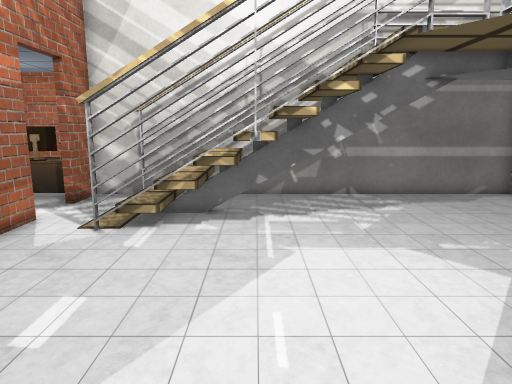
View 1 (above)

15 first-person views from a walk through a Unity game level. The camera is 1.4 m above the floor, tilts 10° down and sees 70° across. Doors are open. The floor is counted in squares, 0.5 m on a side. Each view is taken from the middle of a square. On the plan, view 1 faces up. The plan holds only what a view shows up to about 20 squares ahead; the rest is blank. The place goes on beyond the plan. The player is left out. Some animated figures are not drawn. Some surface patterns are stand-ins.

View 2
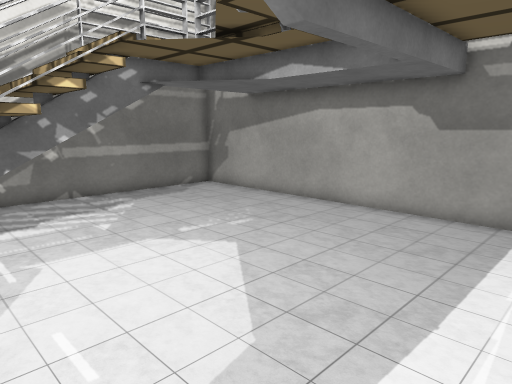

View 3
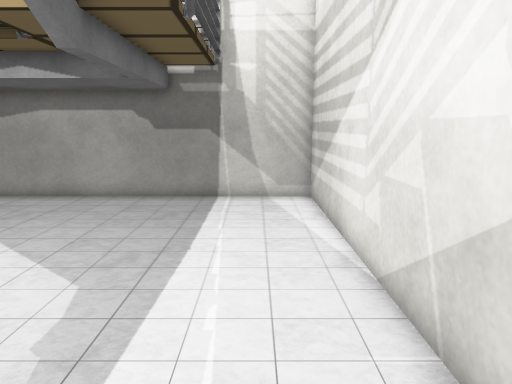

View 4
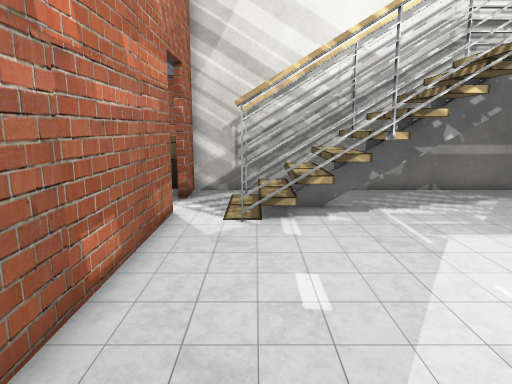

View 5
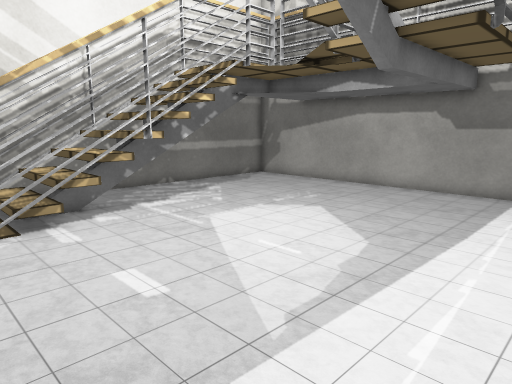

View 6
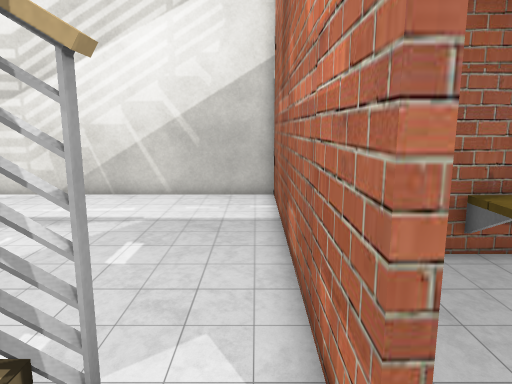

View 7
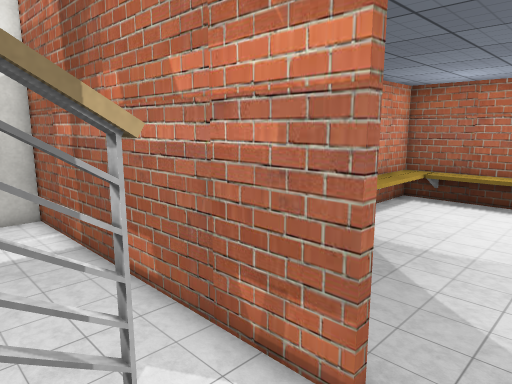

View 8
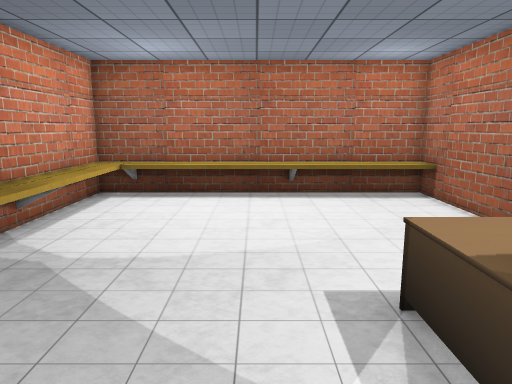

View 9
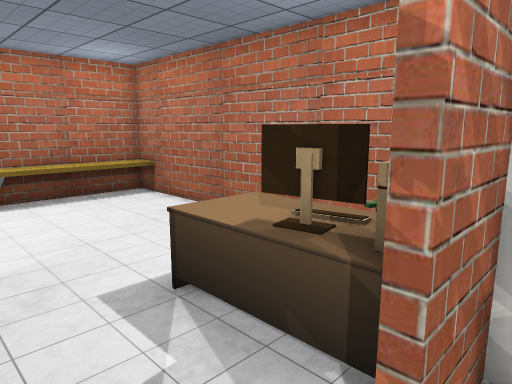

View 10
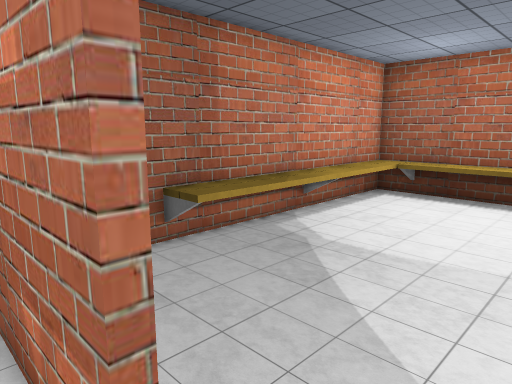

View 11
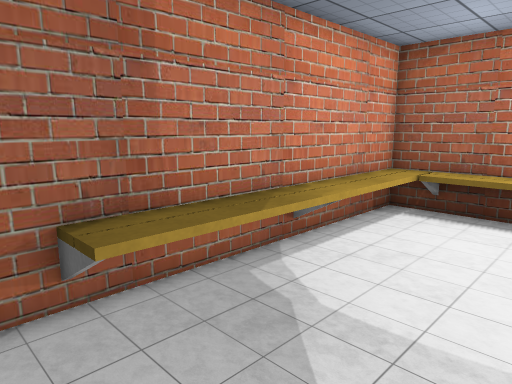

View 12
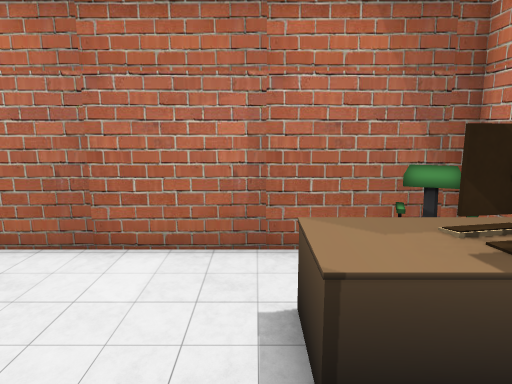

View 13
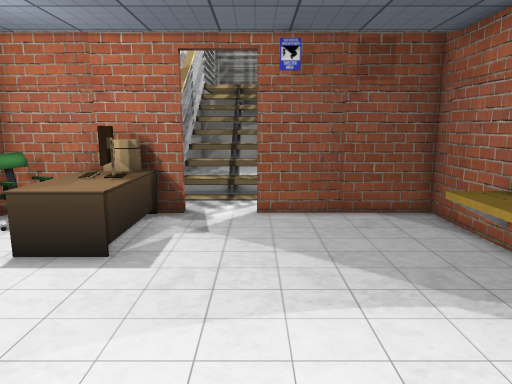

View 14
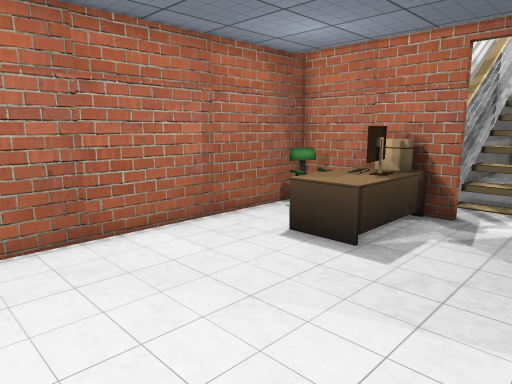

View 15
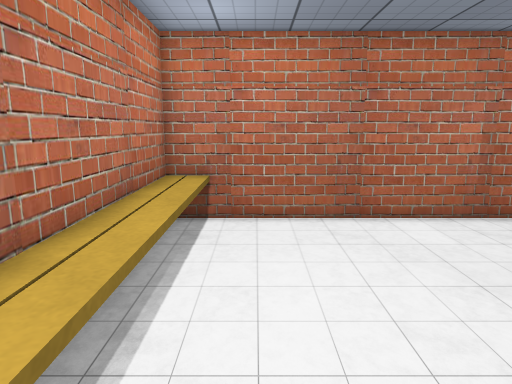

### Floor plan
Key: @ floor where view 1 was taken; # wall or solid block; x gap in a wall; . main floor; : floor 1.75 m higher than the main floor; / step, stairs or slope; D open door; ^ raised ledge; O other object.
Columns run from 22 left of view 1 to 11 right of it. Each row starts with its distance up from view 1.
 19 ################
 18 #^...........O #
 17 #^...........  #
 16 #^.........OOOO#
 15 #^.........OOOO#OOOOOOOOOOOOOOOOOO
 14 #^.........OOOO#. ###### ........O
 13 #^.............D../////:/........O
 12 #^.............D../////////#.....O
 11 #^.............D../////:/........O
 10 D^.............#.##x####.........O
  9 #^.............#.................O
  8 #^.............#.................O
  7 #^OOOOOOOOOO...#.................O
  6 #OOOOOOOOOOO...#.................O
  5 ################.................O
  4                #.................O
  3                DDD...............O
  2                #DD...............O
  1                #.................O
  0                #......@..........O
 -1                #.................O
 -2                #OOOOOOOOOOOOOOOOOO

Positions as (right, up) in squares from view 1, and headings:
1: (0, 0), facing up
2: (-1, 0), facing up-right
3: (-4, 0), facing right
4: (-4, -1), facing up
5: (-6, -1), facing up-right
6: (-6, 13), facing down
7: (-3, 13), facing down-left
8: (-6, 12), facing left
9: (-6, 11), facing up-left
10: (-6, 13), facing down-left
11: (-9, 11), facing down-left
12: (-12, 11), facing up
13: (-19, 11), facing right
14: (-19, 10), facing up-right
15: (-19, 8), facing up
